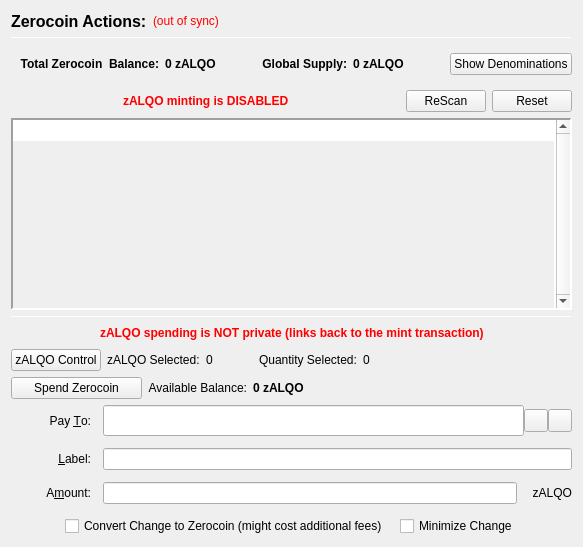
                  <widget class="QFrame" name="verticalFrameLeft">
                   <layout class="QVBoxLayout" name="verticalLayout_2">
                    <item>
                     <layout class="QVBoxLayout" name="verticalLayout_3">
                      <item>
                       <layout class="QHBoxLayout" name="horizontalLayout_3">
                        <item>
                         <widget class="QLabel" name="labelzALQOActions">
                          <property name="font">
                           <font>
                            <pointsize>12</pointsize>
                            <weight>75</weight>
                            <bold>true</bold>
                           </font>
                          </property>
                          <property name="text">
                           <string>Zerocoin Actions:</string>
                          </property>
                          <property name="alignment">
                           <set>Qt::AlignLeading|Qt::AlignLeft|Qt::AlignVCenter</set>
                          </property>
                         </widget>
                        </item>
                        <item>
                         <widget class="QLabel" name="labelzALQOSyncStatus">
                          <property name="toolTip">
                           <string>The displayed information may be out of date. Your wallet automatically synchronizes with the ALQO network after a connection is established, but this process has not completed yet.</string>
                          </property>
                          <property name="styleSheet">
                           <string notr="true">QLabel { color: red; }</string>
                          </property>
                          <property name="text">
                           <string notr="true">(out of sync)</string>
                          </property>
                          <property name="alignment">
                           <set>Qt::AlignLeading|Qt::AlignLeft|Qt::AlignVCenter</set>
                          </property>
                         </widget>
                        </item>
                        <item>
                         <spacer name="horizontalSpacer">
                          <property name="orientation">
                           <enum>Qt::Horizontal</enum>
                          </property>
                          <property name="sizeHint" stdset="0">
                           <size>
                            <width>40</width>
                            <height>20</height>
                           </size>
                          </property>
                         </spacer>
                        </item>
                       </layout>
                      </item>
                      <item>
                       <widget class="Line" name="lineUpperLeft">
                        <property name="minimumSize">
                         <size>
                          <width>0</width>
                          <height>1</height>
                         </size>
                        </property>
                        <property name="maximumSize">
                         <size>
                          <width>16777215</width>
                          <height>1</height>
                         </size>
                        </property>
                        <property name="frameShadow">
                         <enum>QFrame::Sunken</enum>
                        </property>
                        <property name="orientation">
                         <enum>Qt::Horizontal</enum>
                        </property>
                       </widget>
                      </item>
                      <item>
                       <widget class="QFrame" name="balanceSupplyFrame">
                        <layout class="QHBoxLayout" name="horizontalLayout_2" stretch="0,0,0,1,0">
                         <property name="rightMargin">
                          <number>0</number>
                         </property>
                         <item>
                          <layout class="QHBoxLayout" name="horizontalLayout_34">
                           <item>
                            <widget class="QLabel" name="labelzAvailableText_3">
                             <property name="font">
                              <font>
                               <weight>75</weight>
                               <bold>true</bold>
                              </font>
                             </property>
                             <property name="toolTip">
                              <string>Total Balance including unconfirmed and immature zALQO</string>
                             </property>
                             <property name="text">
                              <string>Total Zerocoin  Balance:</string>
                             </property>
                             <property name="alignment">
                              <set>Qt::AlignRight|Qt::AlignTrailing|Qt::AlignVCenter</set>
                             </property>
                            </widget>
                           </item>
                           <item>
                            <widget class="QLabel" name="labelzAvailableAmount_4">
                             <property name="minimumSize">
                              <size>
                               <width>40</width>
                               <height>0</height>
                              </size>
                             </property>
                             <property name="font">
                              <font>
                               <weight>75</weight>
                               <bold>true</bold>
                              </font>
                             </property>
                             <property name="toolTip">
                              <string>Total Balance including unconfirmed and immature zALQO</string>
                             </property>
                             <property name="text">
                              <string>0 zALQO</string>
                             </property>
                             <property name="alignment">
                              <set>Qt::AlignLeading|Qt::AlignLeft|Qt::AlignVCenter</set>
                             </property>
                            </widget>
                           </item>
                          </layout>
                         </item>
                         <item>
                          <spacer name="horizontalSpacer_32">
                           <property name="orientation">
                            <enum>Qt::Horizontal</enum>
                           </property>
                           <property name="sizeHint" stdset="0">
                            <size>
                             <width>40</width>
                             <height>20</height>
                            </size>
                           </property>
                          </spacer>
                         </item>
                         <item>
                          <layout class="QHBoxLayout" name="horizontalLayout_35">
                           <item>
                            <widget class="QLabel" name="labelZsupplyText_2">
                             <property name="font">
                              <font>
                               <weight>75</weight>
                               <bold>true</bold>
                              </font>
                             </property>
                             <property name="text">
                              <string>Global Supply:</string>
                             </property>
                             <property name="alignment">
                              <set>Qt::AlignRight|Qt::AlignTrailing|Qt::AlignVCenter</set>
                             </property>
                            </widget>
                           </item>
                           <item>
                            <widget class="QLabel" name="labelZsupplyAmount_2">
                             <property name="font">
                              <font>
                               <weight>75</weight>
                               <bold>true</bold>
                              </font>
                             </property>
                             <property name="text">
                              <string>0 zALQO</string>
                             </property>
                            </widget>
                           </item>
                          </layout>
                         </item>
                         <item>
                          <spacer name="horizontalSpacer_31">
                           <property name="orientation">
                            <enum>Qt::Horizontal</enum>
                           </property>
                           <property name="sizeHint" stdset="0">
                            <size>
                             <width>40</width>
                             <height>20</height>
                            </size>
                           </property>
                          </spacer>
                         </item>
                         <item>
                          <widget class="QPushButton" name="pushButtonShowDenoms">
                           <property name="toolTip">
                            <string>Show zALQO denominations list</string>
                           </property>
                           <property name="text">
                            <string>Show Denominations</string>
                           </property>
                          </widget>
                         </item>
                        </layout>
                       </widget>
                      </item>
                      <item>
                       <layout class="QHBoxLayout" name="horizontalLayout_4">
                        <item>
                         <spacer name="horizontalSpacer_2">
                          <property name="orientation">
                           <enum>Qt::Horizontal</enum>
                          </property>
                          <property name="sizeHint" stdset="0">
                           <size>
                            <width>40</width>
                            <height>20</height>
                           </size>
                          </property>
                         </spacer>
                        </item>
                        <item>
                         <widget class="QLabel" name="label">
                          <property name="styleSheet">
                           <string notr="true">color: red;
font-weight: bold;</string>
                          </property>
                          <property name="text">
                           <string>zALQO minting is DISABLED</string>
                          </property>
                         </widget>
                        </item>
                        <item>
                         <spacer name="horizontalSpacer_3">
                          <property name="orientation">
                           <enum>Qt::Horizontal</enum>
                          </property>
                          <property name="sizeHint" stdset="0">
                           <size>
                            <width>40</width>
                            <height>20</height>
                           </size>
                          </property>
                         </spacer>
                        </item>
                        <item>
                         <widget class="QPushButton" name="pushButtonMintReset">
                          <property name="maximumSize">
                           <size>
                            <width>80</width>
                            <height>16777215</height>
                           </size>
                          </property>
                          <property name="toolTip">
                           <string>Rescan the complete blockchain for  Zerocoin mints and their meta-data.</string>
                          </property>
                          <property name="text">
                           <string>ReScan</string>
                          </property>
                         </widget>
                        </item>
                        <item>
                         <widget class="QPushButton" name="pushButtonSpentReset">
                          <property name="maximumSize">
                           <size>
                            <width>80</width>
                            <height>16777215</height>
                           </size>
                          </property>
                          <property name="toolTip">
                           <string>Reset Zerocoin Wallet DB. Deletes transactions that did not make it into the blockchain.</string>
                          </property>
                          <property name="text">
                           <string>Reset</string>
                          </property>
                         </widget>
                        </item>
                       </layout>
                      </item>
                      <item>
                       <widget class="QPlainTextEdit" name="TEMintStatus">
                        <property name="font">
                         <font>
                          <pointsize>8</pointsize>
                         </font>
                        </property>
                        <property name="toolTip">
                         <string>Status and/or Mesages from the last Mint Action.</string>
                        </property>
                        <property name="frameShape">
                         <enum>QFrame::Panel</enum>
                        </property>
                        <property name="frameShadow">
                         <enum>QFrame::Sunken</enum>
                        </property>
                        <property name="lineWidth">
                         <number>2</number>
                        </property>
                        <property name="midLineWidth">
                         <number>2</number>
                        </property>
                        <property name="verticalScrollBarPolicy">
                         <enum>Qt::ScrollBarAlwaysOn</enum>
                        </property>
                        <property name="horizontalScrollBarPolicy">
                         <enum>Qt::ScrollBarAlwaysOff</enum>
                        </property>
                        <property name="readOnly">
                         <bool>true</bool>
                        </property>
                        <property name="plainText">
                         <string notr="true"/>
                        </property>
                        <property name="backgroundVisible">
                         <bool>true</bool>
                        </property>
                       </widget>
                      </item>
                      <item>
                       <widget class="Line" name="line">
                        <property name="minimumSize">
                         <size>
                          <width>0</width>
                          <height>1</height>
                         </size>
                        </property>
                        <property name="maximumSize">
                         <size>
                          <width>16777215</width>
                          <height>1</height>
                         </size>
                        </property>
                        <property name="orientation">
                         <enum>Qt::Horizontal</enum>
                        </property>
                       </widget>
                      </item>
                      <item>
                       <layout class="QHBoxLayout" name="horizontalLayout_7">
                        <item>
                         <spacer name="horizontalSpacer_18">
                          <property name="orientation">
                           <enum>Qt::Horizontal</enum>
                          </property>
                          <property name="sizeHint" stdset="0">
                           <size>
                            <width>40</width>
                            <height>20</height>
                           </size>
                          </property>
                         </spacer>
                        </item>
                        <item>
                         <widget class="QLabel" name="label_2">
                          <property name="styleSheet">
                           <string notr="true">color: red;
font-weight: bold;</string>
                          </property>
                          <property name="text">
                           <string>zALQO spending is NOT private (links back to the mint transaction)</string>
                          </property>
                         </widget>
                        </item>
                        <item>
                         <spacer name="horizontalSpacer_30">
                          <property name="orientation">
                           <enum>Qt::Horizontal</enum>
                          </property>
                          <property name="sizeHint" stdset="0">
                           <size>
                            <width>40</width>
                            <height>20</height>
                           </size>
                          </property>
                         </spacer>
                        </item>
                       </layout>
                      </item>
                      <item>
                       <layout class="QHBoxLayout" name="horizontalLayout_24">
                        <property name="leftMargin">
                         <number>0</number>
                        </property>
                        <property name="bottomMargin">
                         <number>0</number>
                        </property>
                        <item>
                         <widget class="QPushButton" name="pushButtonZPivControl">
                          <property name="text">
                           <string>zALQO Control</string>
                          </property>
                         </widget>
                        </item>
                        <item>
                         <widget class="QLabel" name="labelzPivSelected">
                          <property name="text">
                           <string>zALQO Selected:</string>
                          </property>
                         </widget>
                        </item>
                        <item>
                         <widget class="QLabel" name="labelzPivSelected_int">
                          <property name="text">
                           <string>0</string>
                          </property>
                         </widget>
                        </item>
                        <item>
                         <spacer name="horizontalSpacer_17">
                          <property name="orientation">
                           <enum>Qt::Horizontal</enum>
                          </property>
                          <property name="sizeType">
                           <enum>QSizePolicy::Fixed</enum>
                          </property>
                          <property name="sizeHint" stdset="0">
                           <size>
                            <width>40</width>
                            <height>20</height>
                           </size>
                          </property>
                         </spacer>
                        </item>
                        <item>
                         <widget class="QLabel" name="labelQuantitySelected">
                          <property name="text">
                           <string>Quantity Selected:</string>
                          </property>
                         </widget>
                        </item>
                        <item>
                         <widget class="QLabel" name="labelQuantitySelected_int">
                          <property name="text">
                           <string>0</string>
                          </property>
                         </widget>
                        </item>
                        <item>
                         <spacer name="horizontalSpacer_19">
                          <property name="orientation">
                           <enum>Qt::Horizontal</enum>
                          </property>
                          <property name="sizeHint" stdset="0">
                           <size>
                            <width>40</width>
                            <height>20</height>
                           </size>
                          </property>
                         </spacer>
                        </item>
                       </layout>
                      </item>
                      <item>
                       <layout class="QHBoxLayout" name="horizontalLayout_6">
                        <item>
                         <widget class="QPushButton" name="pushButtonSpendzALQO">
                          <property name="minimumSize">
                           <size>
                            <width>131</width>
                            <height>0</height>
                           </size>
                          </property>
                          <property name="toolTip">
                           <string>Spend Zerocoin. Without 'Pay To:' address creates payments to yourself.</string>
                          </property>
                          <property name="text">
                           <string>Spend Zerocoin</string>
                          </property>
                         </widget>
                        </item>
                        <item>
                         <widget class="QLabel" name="labelzALQOBalanceText">
                          <property name="toolTip">
                           <string>Available (mature and spendable) zALQO for spending</string>
                          </property>
                          <property name="text">
                           <string>Available Balance:</string>
                          </property>
                          <property name="alignment">
                           <set>Qt::AlignRight|Qt::AlignTrailing|Qt::AlignVCenter</set>
                          </property>
                         </widget>
                        </item>
                        <item>
                         <widget class="QLabel" name="labelzAvailableAmount_2">
                          <property name="font">
                           <font>
                            <weight>75</weight>
                            <bold>true</bold>
                           </font>
                          </property>
                          <property name="toolTip">
                           <string>Available (mature and spendable) zALQO for spending

zALQO are mature when they have more than 20 confirmations AND more than 2 mints of the same denomination after them were minted</string>
                          </property>
                          <property name="text">
                           <string>0 zALQO</string>
                          </property>
                          <property name="alignment">
                           <set>Qt::AlignLeading|Qt::AlignLeft|Qt::AlignVCenter</set>
                          </property>
                         </widget>
                        </item>
                        <item>
                         <spacer name="horizontalSpacer_4">
                          <property name="orientation">
                           <enum>Qt::Horizontal</enum>
                          </property>
                          <property name="sizeHint" stdset="0">
                           <size>
                            <width>40</width>
                            <height>20</height>
                           </size>
                          </property>
                         </spacer>
                        </item>
                       </layout>
                      </item>
                      <item>
                       <layout class="QGridLayout" name="gridLayout_7">
                        <property name="spacing">
                         <number>12</number>
                        </property>
                        <item row="0" column="0">
                         <widget class="QLabel" name="payToLabel">
                          <property name="minimumSize">
                           <size>
                            <width>80</width>
                            <height>0</height>
                           </size>
                          </property>
                          <property name="text">
                           <string>Pay &amp;To:</string>
                          </property>
                          <property name="alignment">
                           <set>Qt::AlignRight|Qt::AlignTrailing|Qt::AlignVCenter</set>
                          </property>
                          <property name="buddy">
                           <cstring>payTo</cstring>
                          </property>
                         </widget>
                        </item>
                        <item row="0" column="1">
                         <layout class="QHBoxLayout" name="payToLayout">
                          <property name="spacing">
                           <number>0</number>
                          </property>
                          <item>
                           <widget class="QValidatedLineEdit" name="payTo">
                            <property name="enabled">
                             <bool>true</bool>
                            </property>
                            <property name="minimumSize">
                             <size>
                              <width>0</width>
                              <height>31</height>
                             </size>
                            </property>
                            <property name="toolTip">
                             <string>The ALQO address to send the payment to. Creates local payment to yourself when empty.</string>
                            </property>
                           </widget>
                          </item>
                          <item>
                           <widget class="QToolButton" name="addressBookButton">
                            <property name="toolTip">
                             <string>Choose previously used address</string>
                            </property>
                            <property name="text">
                             <string/>
                            </property>
                            <property name="icon">
                             <iconset resource="../ALQO.qrc">
                              <normaloff>:/icons/address-book</normaloff>:/icons/address-book</iconset>
                            </property>
                            <property name="shortcut">
                             <string>Alt+A</string>
                            </property>
                           </widget>
                          </item>
                          <item>
                           <widget class="QToolButton" name="pasteButton">
                            <property name="toolTip">
                             <string>Paste address from clipboard</string>
                            </property>
                            <property name="text">
                             <string/>
                            </property>
                            <property name="icon">
                             <iconset resource="../ALQO.qrc">
                              <normaloff>:/icons/editpaste</normaloff>:/icons/editpaste</iconset>
                            </property>
                            <property name="shortcut">
                             <string>Alt+P</string>
                            </property>
                           </widget>
                          </item>
                         </layout>
                        </item>
                        <item row="1" column="0">
                         <widget class="QLabel" name="labelLabel">
                          <property name="minimumSize">
                           <size>
                            <width>80</width>
                            <height>0</height>
                           </size>
                          </property>
                          <property name="text">
                           <string>&amp;Label:</string>
                          </property>
                          <property name="alignment">
                           <set>Qt::AlignRight|Qt::AlignTrailing|Qt::AlignVCenter</set>
                          </property>
                          <property name="buddy">
                           <cstring>addAsLabel</cstring>
                          </property>
                         </widget>
                        </item>
                        <item row="1" column="1">
                         <widget class="QLineEdit" name="addAsLabel">
                          <property name="toolTip">
                           <string>Enter a label for this address to add it to the list of used addresses</string>
                          </property>
                         </widget>
                        </item>
                        <item row="2" column="0">
                         <widget class="QLabel" name="amountLabel">
                          <property name="minimumSize">
                           <size>
                            <width>80</width>
                            <height>0</height>
                           </size>
                          </property>
                          <property name="text">
                           <string>A&amp;mount:</string>
                          </property>
                          <property name="alignment">
                           <set>Qt::AlignRight|Qt::AlignTrailing|Qt::AlignVCenter</set>
                          </property>
                          <property name="buddy">
                           <cstring>zALQOpayAmount</cstring>
                          </property>
                         </widget>
                        </item>
                        <item row="2" column="1">
                         <layout class="QHBoxLayout" name="horizontalLayout_9">
                          <property name="spacing">
                           <number>0</number>
                          </property>
                          <item>
                           <widget class="QLineEdit" name="zALQOpayAmount"/>
                          </item>
                          <item>
                           <widget class="QLabel" name="labelzALQO">
                            <property name="minimumSize">
                             <size>
                              <width>55</width>
                              <height>0</height>
                             </size>
                            </property>
                            <property name="text">
                             <string>zALQO</string>
                            </property>
                            <property name="alignment">
                             <set>Qt::AlignRight|Qt::AlignTrailing|Qt::AlignVCenter</set>
                            </property>
                           </widget>
                          </item>
                         </layout>
                        </item>
                        <item row="3" column="0" colspan="2">
                         <layout class="QHBoxLayout" name="horizontalLayout_10">
                          <item>
                           <spacer name="horizontalSpacer_5">
                            <property name="orientation">
                             <enum>Qt::Horizontal</enum>
                            </property>
                            <property name="sizeHint" stdset="0">
                             <size>
                              <width>40</width>
                              <height>20</height>
                             </size>
                            </property>
                           </spacer>
                          </item>
                          <item>
                           <widget class="QCheckBox" name="checkBoxMintChange">
                            <property name="sizePolicy">
                             <sizepolicy hsizetype="MinimumExpanding" vsizetype="Fixed">
                              <horstretch>0</horstretch>
                              <verstretch>0</verstretch>
                             </sizepolicy>
                            </property>
                            <property name="layoutDirection">
                             <enum>Qt::LeftToRight</enum>
                            </property>
                            <property name="text">
                             <string>Convert Change to Zerocoin (might cost additional fees)</string>
                            </property>
                           </widget>
                          </item>
                          <item>
                           <widget class="QCheckBox" name="checkBoxMinimizeChange">
                            <property name="toolTip">
                             <string>If checked, the wallet tries to minimize the returning change instead of minimizing the number of spent denominations.</string>
                            </property>
                            <property name="text">
                             <string>Minimize Change</string>
                            </property>
                           </widget>
                          </item>
                          <item>
                           <spacer name="horizontalSpacer_6">
                            <property name="orientation">
                             <enum>Qt::Horizontal</enum>
                            </property>
                            <property name="sizeHint" stdset="0">
                             <size>
                              <width>40</width>
                              <height>20</height>
                             </size>
                            </property>
                           </spacer>
                          </item>
                         </layout>
                        </item>
                       </layout>
                      </item>
                     </layout>
                    </item>
                   </layout>
                  </widget>
